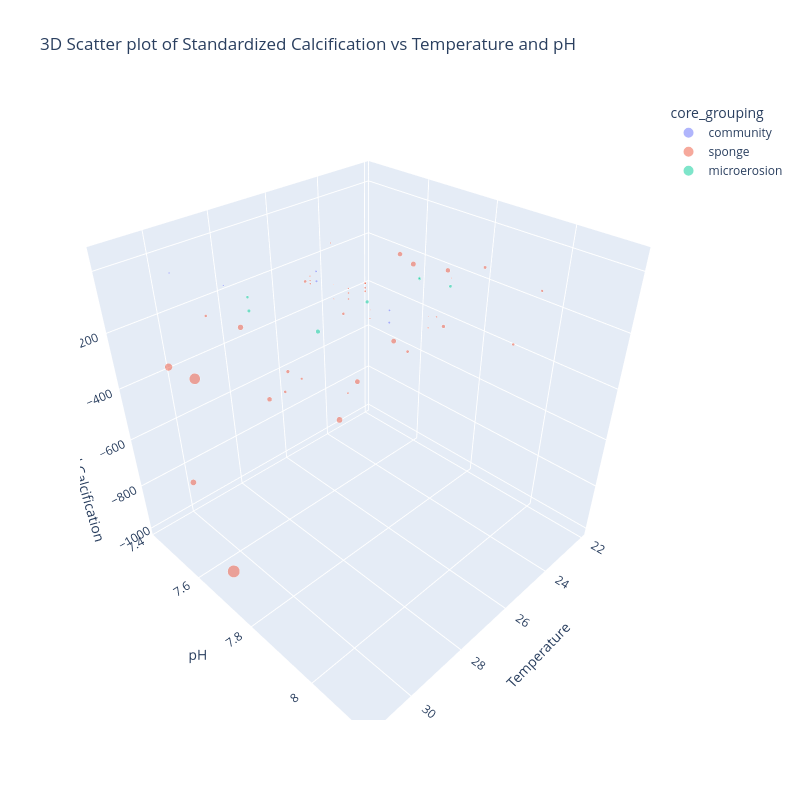

Notebook cell for this chart:
### Code cell
### relative calcification as function of temperature and pH, in 3D
working_effects_df[f"{effect_type}_var"] = pd.to_numeric(
    working_effects_df[f"{effect_type}_var"], errors="coerce"
)

working_effects_df.loc[:, "points_weights"] = np.sqrt(
    pd.to_numeric(working_effects_df[f"{effect_type}_var"], errors="coerce")
)
px.scatter_3d(
    working_effects_df,
    x="temp",
    y="phtot",
    z="st_relative_calcification",
    color="core_grouping",
    title="3D Scatter plot of Standardized Calcification vs Temperature and pH",
    labels={
        "temp": "Temperature",
        "phtot": "pH",
        "st_relative_calcification": "Relative standardized Calcification",
    },
    hover_name="species_types",
    opacity=0.5,
    size="points_weights",
    width=800,
    height=800,
)

### Figure 1 — Plotly figure (JSON) as saved in the notebook; plotly's stock layout.template omitted (floating-point values rounded to 4 significant figures)
{"data": [{"hovertemplate": "<b>%{hovertext}</b><br><br>core_grouping=community<br>Temperature=%{x}<br>pH=%{y}<br>Relative standardized Calcification=%{z}<br>points_weights=%{marker.size}<extra></extra>", "hovertext": ["rubble", "rubble", "rubble Porites", "rubble Porites", "rubble Orbicella", "rubble Orbicella"], "legendgroup": "community", "marker": {"color": "#636efa", "opacity": 0.5, "size": [4.929, 6.415, 12.57, 13.94, 10.53, 10.19], "sizemode": "area", "sizeref": 0.8478, "symbol": "circle"}, "mode": "markers", "name": "community", "scene": "scene", "showlegend": true, "type": "scatter3d", "x": [29.7, 29.6, 27.5, 27.5, 27.5, 27.5], "y": [7.632, 7.422, 7.9, 7.7, 7.7, 7.9], "z": [0, -66.67, -61.45, -38.55, -7.979, -24.47]}, {"hovertemplate": "<b>%{hovertext}</b><br><br>core_grouping=sponge<br>Temperature=%{x}<br>pH=%{y}<br>Relative standardized Calcification=%{z}<br>points_weights=%{marker.size}<extra></extra>", "hovertext": ["Cliona orientalis", "Cliona orientalis", "Cliona orientalis", "Cliona orientalis", "Cliona orientalis", "Cliona orientalis", "Cliona varians", "Cliona varians", "Cliona varians", "Cliona varians", "Cliona varians", "Cliona varians", "Cliona varians", "Cliona delitrix", "Cliona delitrix", "Cliona orientalis", "Cliona orientalis", "Cliona orientalis", "Cliona orientalis", "Cliona orientalis", "Cliona orientalis", "Cliona orientalis", "Cliona orientalis", "Cliona orientalis", "Cliona orientalis", "Cliona orientalis", "Cliona orientalis", "Cliona orientalis", "Cliona carribeae", "Cliona carribeae", "Cliona carribeae", "Cliona carribeae", "Cliona carribeae", "Cliona carribeae", "Cliona carribeae", "Cliona carribeae", "Cliona carribeae", "Cliona varians", "Cliona varians", "Pione lampa", "Pione lampa", "Pione lampa", "Pione lampa", "Pione lampa"], "legendgroup": "sponge", "marker": {"color": "#EF553B", "opacity": 0.5, "size": [19.47, 13.8, 17.94, 16.92, 27.78, 20.74, 72.82, 128.6, 339.1, 83.48, 272.3, 8.695, 10.01, 10.1, 8.686, 2.797, 4.183, 22.58, 60.18, 14.05, 28.94, 59.89, 6.377, 18.31, 54.23, 9.358, 18.34, 82.04, 5.465, 5.139, 7.368, 1.724, 5.224, 7.416, 7.187, 6.002, 5.78, 2.48, 1.748, 3.762, 3.09, 52.47, 62.52, 52.06], "sizemode": "area", "sizeref": 0.8478, "symbol": "circle"}, "mode": "markers", "name": "sponge", "scene": "scene", "showlegend": true, "type": "scatter3d", "x": [28.2, 31.25, 31.05, 26.9, 30.2, 28.4, 29.76, 30.62, 30.79, 30.67, 29.76, 27.03, 27.03, 27.03, 27.03, 25.27, 25.27, 22.1, 22.1, 23.9, 24.5, 24.5, 27.8, 27.9, 27.9, 30.9, 30.9, 30.9, 27.6, 27.6, 27.6, 27.6, 27.6, 27.6, 27.6, 27.6, 27.6, 27.5, 27.5, 27.5, 27.5, 25, 25, 25], "y": [7.731, 7.999, 7.729, 8.14, 7.86, 8.01, 7.68, 7.5, 7.66, 8.03, 7.48, 7.8, 7.8, 7.8, 7.8, 7.9, 7.55, 7.8, 7.52, 8.04, 7.84, 7.57, 8.03, 7.81, 7.55, 8.07, 7.92, 7.56, 7.69, 8, 7.69, 8, 7.8, 7.8, 7.8, 7.69, 8, 7.85, 7.75, 7.85, 7.75, 7.743, 7.781, 7.873], "z": [2.941, 20.59, 17.65, -13.0, -104.5, -40.81, -100, -300, -1000, -100, -400, -13.82, -38.21, -27.5, -13.75, -16.85, -61.35, -146.7, -593.3, -40.0, -240.0, -626.7, 40.0, -66.67, -533.3, 13.33, -86.67, -686.7, -37.45, -15.64, -47.33, 15.64, -7.407, -20.99, -39.51, -23.87, -16.87, -50.36, -24.09, -76.68, -68.61, -23.19, -38.41, -15.38]}, {"hovertemplate": "<b>%{hovertext}</b><br><br>core_grouping=microerosion<br>Temperature=%{x}<br>pH=%{y}<br>Relative standardized Calcification=%{z}<br>points_weights=%{marker.size}<extra></extra>", "hovertext": ["coral skeleton: Isopora cuneata", "coral skeleton: Porites cylindrica", "coral skeleton: Porites cylindrica", "coral skeleton: Isopora cuneata", "rubble", "rubble", "rubble"], "legendgroup": "microerosion", "marker": {"color": "#00cc96", "opacity": 0.5, "size": [17.85, 17.65, 25.17, 15.77, 30.05, 22.46, 44.15], "sizemode": "area", "sizeref": 0.8478, "symbol": "circle"}, "mode": "markers", "name": "microerosion", "scene": "scene", "showlegend": true, "type": "scatter3d", "x": [29.2, 25.6, 29.2, 25.6, 26.2, 24.8, 27.2], "y": [7.65, 7.84, 7.65, 7.84, 7.74, 7.87, 7.67], "z": [-46.27, -35.83, -89.11, -32.46, -136.6, -75.3, -234.1]}], "layout": {"height": 800, "legend": {"itemsizing": "constant", "title": {"text": "core_grouping"}, "tracegroupgap": 0}, "scene": {"domain": {"x": [0, 1], "y": [0, 1]}, "xaxis": {"title": {"text": "Temperature"}}, "yaxis": {"title": {"text": "pH"}}, "zaxis": {"title": {"text": "Relative standardized Calcification"}}}, "title": {"text": "3D Scatter plot of Standardized Calcification vs Temperature and pH"}, "width": 800}}
